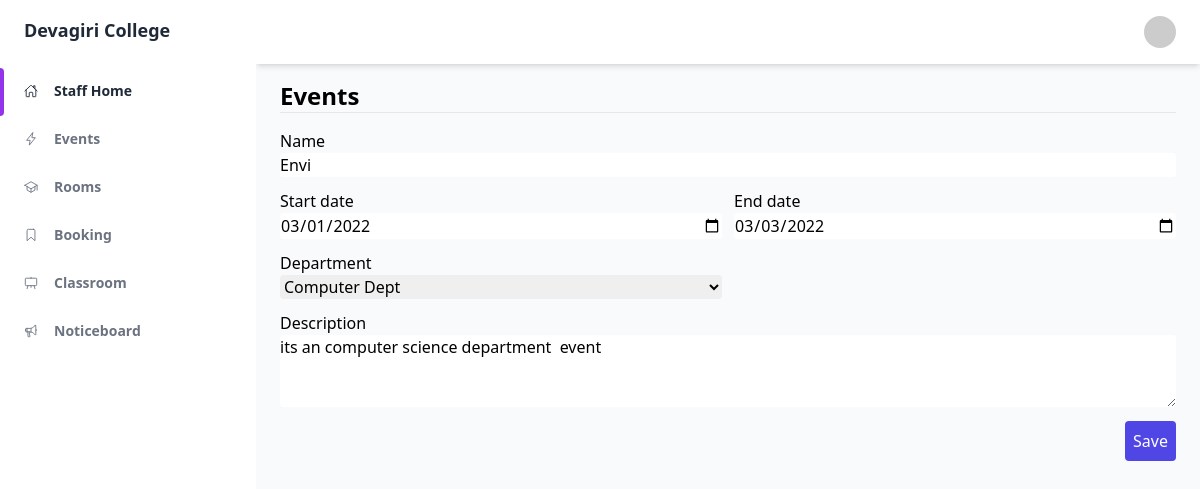
/administrator/events/edit/2/ (signed in), run on the app's committed database.
### administrator/models.py (models this page shows, shortened)
class Event(models.Model):
    id = models.AutoField(primary_key=True)
    name = models.CharField(max_length=100, unique=True)
    start_date = models.DateField(blank=True, null=True)
    end_date = models.DateField(blank=True, null=True)
    department = models.ForeignKey(to=Department,on_delete=models.CASCADE)
    description = models.CharField(max_length = 250, blank=True, null=True)

### administrator/views.py (the view)
# urls.py: path('events/edit/<id>/', EventUpdateView.as_view(), name='eventss_edit'),
class EventUpdateView(LoginRequiredMixin, UserPassesTestMixin, UpdateView):
    model = Event
    template_name = "administrator/event/create.html"
    form_class = EventForm
    success_url = reverse_lazy('eventss_list')
    pk_url_kwarg = 'id'
    def test_func(self):
        return self.request.user.admin or self.request.user.staff

### administrator/forms.py
class EventForm(ModelForm):
    class Meta:
        model = Event
        fields = '__all__'
        widgets = {
            'description': forms.Textarea(attrs={'rows': 3}),
            'start_date': forms.DateInput(attrs={'type': 'date'}),
            'end_date': forms.DateInput(attrs={'type': 'date'}),
        }

### administrator/models.py (called while the page is built)
    def __str__(self):
        return self.name

### administrator/templates/administrator/event/create.html (shortened to what this page needs)
{% extends 'master.html' %}
{% load widget_tweaks %}
{% block content %}
<h1 class="font-bold text-2xl">Events</h1>
<hr/>
<div class="container mt-4">
    <form method="post">
        <div class="grid grid-cols-2 gap-3">
            <div class="col-span-2">
                <label>{{ form.name.label }}</label>
                {% render_field form.name class="form-input w-full rounded" %}
            </div>
            <div>
                <label>{{ form.start_date.label }}</label>
                {% render_field form.start_date class="form-input w-full rounded" %}
            </div>
            <div>
                <label>{{ form.end_date.label }}</label>
                {% render_field form.end_date class="form-input w-full rounded" %}
            </div>
            <div>
                <label>{{ form.department.label }}</label>
                {% render_field form.department class="form-input w-full rounded" %}
            </div>
            <div class="col-span-2">
                <label>{{ form.description.label }}</label>
                {% render_field form.description class="form-input w-full rounded" %}
            </div>
        </div>
        <div class="flex mt-2">
            <button class="ml-auto bg-indigo-600 p-2 rounded text-white">Save</button>
        </div>
    </form>
</div>
{% endblock content %}

### data on the page
Event: name "Envi", start_date "03/01/2022", end_date "03/03/2022", department "Computer Dept", description "its an computer science department event"
